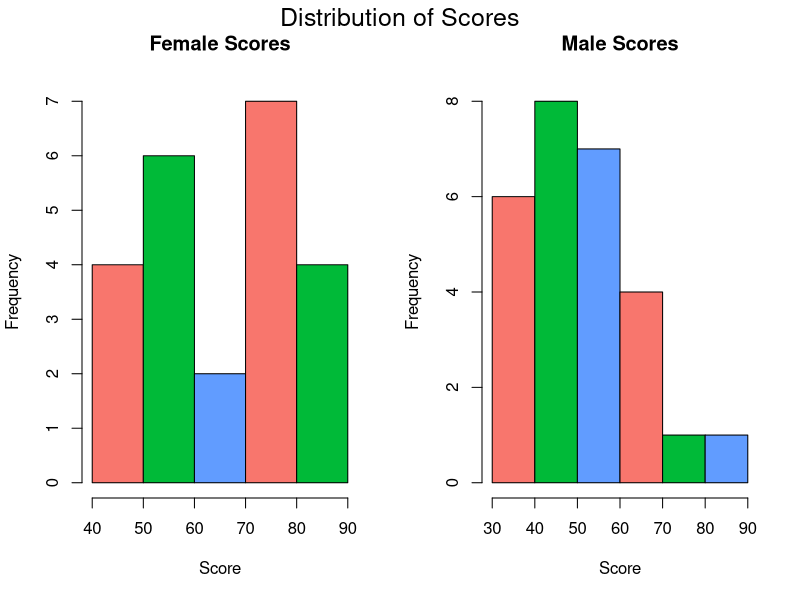
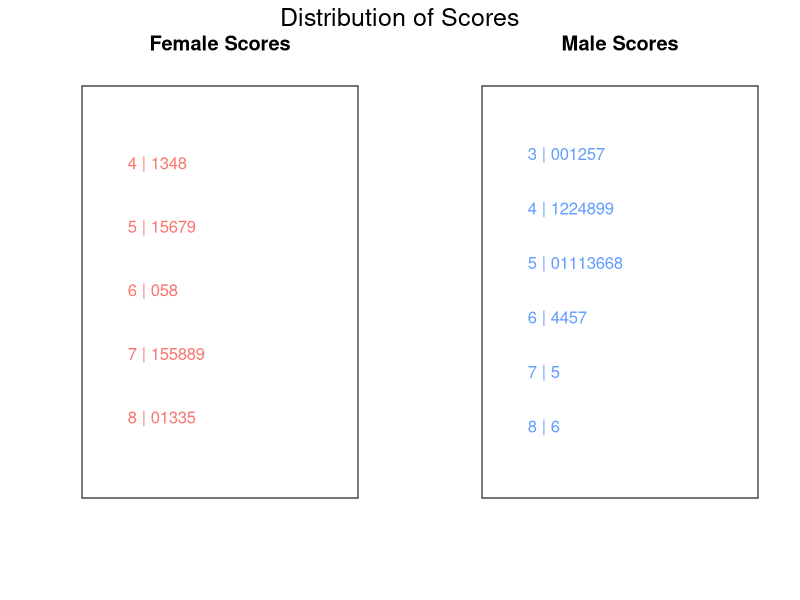
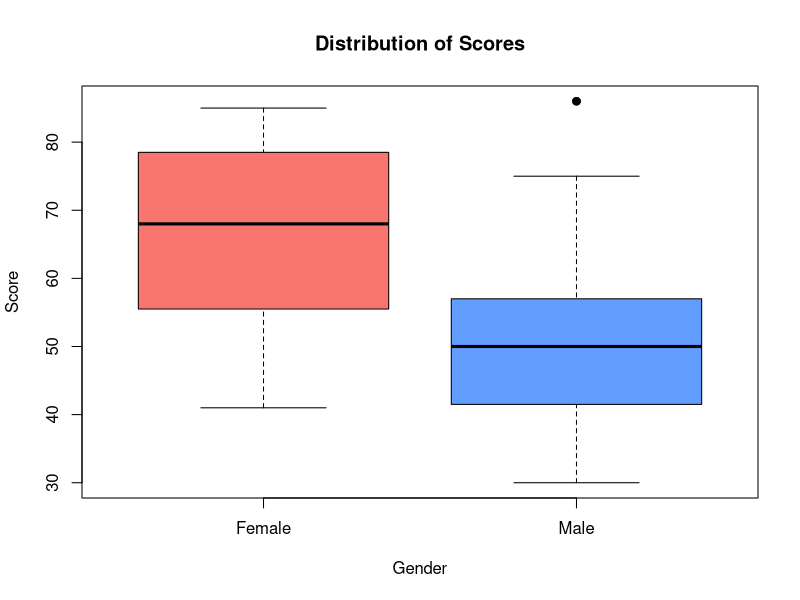

Reproduce these figures in R, in order.
stemLeafDataList <- function(dataHere) {
  stems <- dataHere %/% 10
  leaves <- dataHere %% 10
  finalList <- list()
  
  for (i in 1:length(dataHere)) {
    stemName <- as.character(stems[i])
    if (stemName %in% names(finalList)) {
      finalList[[stemName]] <- c(finalList[[stemName]], leaves[i])
    } else {
      finalList[[stemName]] <- c(leaves[i])
    }
  }
  
  return (finalList)
}
plotStemLeaf <- function(stemLeafList, main = "Stem and Leaf Plot", col = "black") {
  stemOrder <- sort(as.numeric(names(stemLeafList)), decreasing = FALSE)
  
  maxY <- length(stemOrder)
  
  plot(0, 0, type = "n", xlim = c(0, 1), ylim = c(0, maxY + 1), 
       xaxt = "n", yaxt = "n", xlab = "", ylab = "", main = main)
  
  yPos <- maxY
  for (stem in stemOrder) {
    leaves <- paste(sort(as.numeric(stemLeafList[[as.character(stem)]])), collapse = "")
    text(0.1, yPos, paste(stem, "|", leaves), pos = 4, col = col)
    yPos <- yPos - 1
  }
}

femaleScores <- c(57, 59, 78, 79, 60, 65, 68, 71, 75, 48, 51, 55, 56, 41, 43,
                  44, 75, 78, 80, 81, 83, 83, 85)
maleScores <- c(48, 49, 49, 30, 30, 31, 32, 35, 37, 41, 86, 42, 51, 53, 56,
                42, 44, 50, 51, 65, 67, 51, 56, 58, 64, 64, 75)

par(mfrow=c(1,2), mar=c(5.1, 4.1, 4.3, 2.1))
hist(femaleScores, xlab = "Score", main="Female Scores", col = c("#f8766d", "#00ba38", "#619cff"))
hist(maleScores, xlab = "Score", main="Male Scores", col = c("#f8766d", "#00ba38", "#619cff"))
mtext("Distribution of Scores", side = 3, line = -1.5, outer = TRUE, cex = 1.5)


maleScoresList <- stemLeafDataList(maleScores)
femaleScoresList <- stemLeafDataList(femaleScores)
par(mfrow=c(1,2), mar=c(5.1, 4.1, 4.3, 2.1))
plotStemLeaf(femaleScoresList, main = "Female Scores", col = "#f8766d")
plotStemLeaf(maleScoresList, main = "Male Scores", col = "#619cff")
mtext("Distribution of Scores", side = 3, line = -1.5, outer = TRUE, cex = 1.5)


#item 2
dataHere <- data.frame(gender = as.factor(character(0)), score = integer(0))

for (i in 1:length(femaleScores)) {
  dataHere <- rbind(dataHere, data.frame(gender = factor("f"), score = femaleScores[i]))
}

for (i in 1:length(maleScores)) {
  dataHere <- rbind(dataHere, data.frame(gender = factor("m"), score = maleScores[i]))
}
par(mfrow=c(1,1))
levels(dataHere$gender) <- c("Female", "Male")
bp <-boxplot(score ~ gender, data = dataHere, ylab = "Score",xlab = "Gender", col = c("#f8766d", "#619cff"), main="Distribution of Scores")
points(bp$group, bp$out, pch = 19, col = "black")